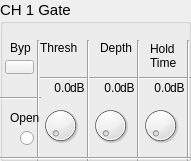
  <widget class="QGroupBox" name="groupBox">
   <property name="geometry">
    <rect>
     <x>60</x>
     <y>10</y>
     <width>191</width>
     <height>161</height>
    </rect>
   </property>
   <property name="font">
    <font>
     <pointsize>11</pointsize>
    </font>
   </property>
   <property name="title">
    <string>CH 1 Gate</string>
   </property>
   <widget class="QLabel" name="label_2">
    <property name="geometry">
     <rect>
      <x>10</x>
      <y>40</y>
      <width>21</width>
      <height>16</height>
     </rect>
    </property>
    <property name="font">
     <font>
      <pointsize>9</pointsize>
     </font>
    </property>
    <property name="text">
     <string>Byp</string>
    </property>
   </widget>
   <widget class="QLabel" name="label_3">
    <property name="geometry">
     <rect>
      <x>40</x>
      <y>40</y>
      <width>41</width>
      <height>16</height>
     </rect>
    </property>
    <property name="font">
     <font>
      <pointsize>9</pointsize>
     </font>
    </property>
    <property name="text">
     <string>Thresh</string>
    </property>
   </widget>
   <widget class="QLabel" name="label_4">
    <property name="geometry">
     <rect>
      <x>100</x>
      <y>40</y>
      <width>41</width>
      <height>16</height>
     </rect>
    </property>
    <property name="font">
     <font>
      <pointsize>9</pointsize>
     </font>
    </property>
    <property name="text">
     <string>Depth</string>
    </property>
   </widget>
   <widget class="QLabel" name="label_5">
    <property name="geometry">
     <rect>
      <x>150</x>
      <y>40</y>
      <width>31</width>
      <height>31</height>
     </rect>
    </property>
    <property name="font">
     <font>
      <pointsize>9</pointsize>
     </font>
    </property>
    <property name="text">
     <string>Hold
Time</string>
    </property>
   </widget>
   <widget class="Line" name="line">
    <property name="geometry">
     <rect>
      <x>40</x>
      <y>70</y>
      <width>151</width>
      <height>16</height>
     </rect>
    </property>
    <property name="orientation">
     <enum>Qt::Horizontal</enum>
    </property>
   </widget>
   <widget class="Line" name="line_2">
    <property name="geometry">
     <rect>
      <x>0</x>
      <y>90</y>
      <width>41</width>
      <height>16</height>
     </rect>
    </property>
    <property name="orientation">
     <enum>Qt::Horizontal</enum>
    </property>
   </widget>
   <widget class="Line" name="line_3">
    <property name="geometry">
     <rect>
      <x>30</x>
      <y>40</y>
      <width>16</width>
      <height>121</height>
     </rect>
    </property>
    <property name="orientation">
     <enum>Qt::Vertical</enum>
    </property>
   </widget>
   <widget class="Line" name="line_4">
    <property name="geometry">
     <rect>
      <x>80</x>
      <y>40</y>
      <width>16</width>
      <height>121</height>
     </rect>
    </property>
    <property name="orientation">
     <enum>Qt::Vertical</enum>
    </property>
   </widget>
   <widget class="Line" name="line_5">
    <property name="geometry">
     <rect>
      <x>130</x>
      <y>40</y>
      <width>16</width>
      <height>121</height>
     </rect>
    </property>
    <property name="orientation">
     <enum>Qt::Vertical</enum>
    </property>
   </widget>
   <widget class="Line" name="line_6">
    <property name="geometry">
     <rect>
      <x>180</x>
      <y>40</y>
      <width>16</width>
      <height>121</height>
     </rect>
    </property>
    <property name="orientation">
     <enum>Qt::Vertical</enum>
    </property>
   </widget>
   <widget class="OIDDial" name="dial_1">
    <property name="geometry">
     <rect>
      <x>40</x>
      <y>100</y>
      <width>41</width>
      <height>51</height>
     </rect>
    </property>
   </widget>
   <widget class="OIDDial" name="dial_2">
    <property name="geometry">
     <rect>
      <x>90</x>
      <y>100</y>
      <width>41</width>
      <height>51</height>
     </rect>
    </property>
   </widget>
   <widget class="OIDDial" name="dial_3">
    <property name="geometry">
     <rect>
      <x>140</x>
      <y>100</y>
      <width>41</width>
      <height>51</height>
     </rect>
    </property>
   </widget>
   <widget class="Line" name="line_8">
    <property name="geometry">
     <rect>
      <x>0</x>
      <y>150</y>
      <width>191</width>
      <height>16</height>
     </rect>
    </property>
    <property name="orientation">
     <enum>Qt::Horizontal</enum>
    </property>
   </widget>
   <widget class="QLabel" name="label">
    <property name="geometry">
     <rect>
      <x>70</x>
      <y>80</y>
      <width>16</width>
      <height>16</height>
     </rect>
    </property>
    <property name="font">
     <font>
      <pointsize>9</pointsize>
     </font>
    </property>
    <property name="text">
     <string>dB</string>
    </property>
   </widget>
   <widget class="QLabel" name="label_6">
    <property name="geometry">
     <rect>
      <x>120</x>
      <y>80</y>
      <width>16</width>
      <height>16</height>
     </rect>
    </property>
    <property name="font">
     <font>
      <pointsize>9</pointsize>
     </font>
    </property>
    <property name="text">
     <string>dB</string>
    </property>
   </widget>
   <widget class="QLabel" name="label_7">
    <property name="geometry">
     <rect>
      <x>170</x>
      <y>80</y>
      <width>16</width>
      <height>16</height>
     </rect>
    </property>
    <property name="font">
     <font>
      <pointsize>9</pointsize>
     </font>
    </property>
    <property name="text">
     <string>dB</string>
    </property>
   </widget>
   <widget class="QLabel" name="ls1">
    <property name="geometry">
     <rect>
      <x>40</x>
      <y>80</y>
      <width>31</width>
      <height>16</height>
     </rect>
    </property>
    <property name="font">
     <font>
      <pointsize>9</pointsize>
     </font>
    </property>
    <property name="text">
     <string>0.0</string>
    </property>
    <property name="alignment">
     <set>Qt::AlignRight|Qt::AlignTrailing|Qt::AlignVCenter</set>
    </property>
   </widget>
   <widget class="QLabel" name="ls2">
    <property name="geometry">
     <rect>
      <x>90</x>
      <y>80</y>
      <width>31</width>
      <height>16</height>
     </rect>
    </property>
    <property name="font">
     <font>
      <pointsize>9</pointsize>
     </font>
    </property>
    <property name="text">
     <string>0.0</string>
    </property>
    <property name="alignment">
     <set>Qt::AlignRight|Qt::AlignTrailing|Qt::AlignVCenter</set>
    </property>
   </widget>
   <widget class="QLabel" name="ls3">
    <property name="geometry">
     <rect>
      <x>140</x>
      <y>80</y>
      <width>31</width>
      <height>16</height>
     </rect>
    </property>
    <property name="font">
     <font>
      <pointsize>9</pointsize>
     </font>
    </property>
    <property name="text">
     <string>0.0</string>
    </property>
    <property name="alignment">
     <set>Qt::AlignRight|Qt::AlignTrailing|Qt::AlignVCenter</set>
    </property>
   </widget>
   <widget class="QLabel" name="label_11">
    <property name="geometry">
     <rect>
      <x>10</x>
      <y>110</y>
      <width>31</width>
      <height>16</height>
     </rect>
    </property>
    <property name="font">
     <font>
      <pointsize>9</pointsize>
     </font>
    </property>
    <property name="text">
     <string>Open</string>
    </property>
   </widget>
   <widget class="QRadioButton" name="radioButton_1">
    <property name="geometry">
     <rect>
      <x>20</x>
      <y>130</y>
      <width>16</width>
      <height>16</height>
     </rect>
    </property>
    <property name="text">
     <string/>
    </property>
   </widget>
   <widget class="OIDStatePushBtn" name="bypass1">
    <property name="geometry">
     <rect>
      <x>5</x>
      <y>60</y>
      <width>29</width>
      <height>14</height>
     </rect>
    </property>
    <property name="text">
     <string/>
    </property>
    <property name="checkable">
     <bool>true</bool>
    </property>
   </widget>
  </widget>
